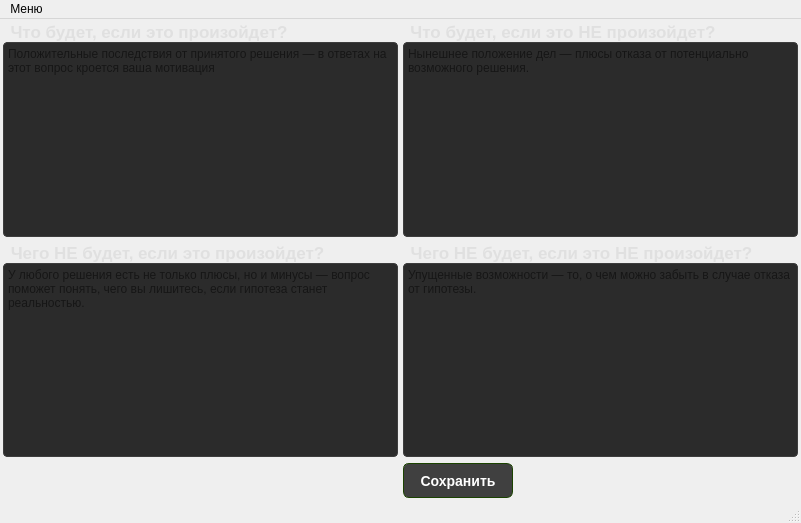
<?xml version="1.0" encoding="UTF-8"?>
<ui version="4.0">
 <class>DS</class>
 <widget class="QMainWindow" name="DS">
  <property name="geometry">
   <rect>
    <x>0</x>
    <y>0</y>
    <width>801</width>
    <height>523</height>
   </rect>
  </property>
  <property name="windowTitle">
   <string>Квадрат Декарта</string>
  </property>
  <property name="accessibleName">
   <string/>
  </property>
  <property name="styleSheet">
   <string notr="true">/* Этот блок автоматически покрасит ВСЕ четыре квадрата */
QGroupBox {
    border: none;
    margin-top: 20px;
    font-weight: bold;
    color: #e0e0e0;
}

QGroupBox::title {
    subcontrol-origin: margin;
    left: 0px;
    padding: 0 5px;
}

/* Дополнительно: уберем рамку у полей ввода внутри, чтобы было совсем чисто */
QPlainTextEdit {
    border: 1px solid #3d3d3d; /* Тонкая рамка или none, если хочешь совсем плоско */
    background-color: #2b2b2b;
    border-radius: 4px;
}</string>
  </property>
  <widget class="QWidget" name="centralwidget">
   <layout class="QGridLayout" name="gridLayout">
    <property name="leftMargin">
     <number>3</number>
    </property>
    <property name="topMargin">
     <number>3</number>
    </property>
    <property name="rightMargin">
     <number>3</number>
    </property>
    <property name="bottomMargin">
     <number>3</number>
    </property>
    <property name="horizontalSpacing">
     <number>5</number>
    </property>
    <item row="0" column="0">
     <widget class="QGroupBox" name="box_1">
      <property name="enabled">
       <bool>true</bool>
      </property>
      <property name="font">
       <font>
        <pointsize>13</pointsize>
        <bold>true</bold>
       </font>
      </property>
      <property name="title">
       <string>Что будет, если это произойдет?</string>
      </property>
      <layout class="QVBoxLayout" name="verticalLayout">
       <property name="leftMargin">
        <number>0</number>
       </property>
       <property name="topMargin">
        <number>0</number>
       </property>
       <property name="rightMargin">
        <number>0</number>
       </property>
       <property name="bottomMargin">
        <number>0</number>
       </property>
       <item>
        <widget class="QPlainTextEdit" name="input_pp">
         <property name="placeholderText">
          <string>Положительные последствия от принятого решения — в ответах на этот вопрос кроется ваша мотивация</string>
         </property>
        </widget>
       </item>
      </layout>
     </widget>
    </item>
    <item row="1" column="0">
     <widget class="QGroupBox" name="box_3">
      <property name="font">
       <font>
        <pointsize>13</pointsize>
        <bold>true</bold>
       </font>
      </property>
      <property name="title">
       <string>Чего НЕ будет, если это произойдет?</string>
      </property>
      <layout class="QVBoxLayout" name="verticalLayout_3">
       <property name="leftMargin">
        <number>0</number>
       </property>
       <property name="topMargin">
        <number>0</number>
       </property>
       <property name="rightMargin">
        <number>0</number>
       </property>
       <property name="bottomMargin">
        <number>0</number>
       </property>
       <item>
        <widget class="QPlainTextEdit" name="input_mp">
         <property name="placeholderText">
          <string>У любого решения есть не только плюсы, но и минусы — вопрос поможет понять, чего вы лишитесь, если гипотеза станет реальностью.</string>
         </property>
        </widget>
       </item>
      </layout>
     </widget>
    </item>
    <item row="1" column="1">
     <widget class="QGroupBox" name="box_4">
      <property name="font">
       <font>
        <pointsize>13</pointsize>
        <bold>true</bold>
       </font>
      </property>
      <property name="title">
       <string>Чего НЕ будет, если это НЕ произойдет?</string>
      </property>
      <layout class="QVBoxLayout" name="verticalLayout_4">
       <property name="leftMargin">
        <number>0</number>
       </property>
       <property name="topMargin">
        <number>0</number>
       </property>
       <property name="rightMargin">
        <number>0</number>
       </property>
       <property name="bottomMargin">
        <number>0</number>
       </property>
       <item>
        <widget class="QPlainTextEdit" name="input_mm">
         <property name="placeholderText">
          <string>Упущенные возможности — то, о чем можно забыть в случае отказа от гипотезы.</string>
         </property>
        </widget>
       </item>
      </layout>
     </widget>
    </item>
    <item row="0" column="1">
     <widget class="QGroupBox" name="box_2">
      <property name="font">
       <font>
        <pointsize>13</pointsize>
        <bold>true</bold>
       </font>
      </property>
      <property name="title">
       <string>Что будет, если это НЕ произойдет?</string>
      </property>
      <layout class="QVBoxLayout" name="verticalLayout_2">
       <property name="leftMargin">
        <number>0</number>
       </property>
       <property name="topMargin">
        <number>0</number>
       </property>
       <property name="rightMargin">
        <number>0</number>
       </property>
       <property name="bottomMargin">
        <number>0</number>
       </property>
       <item>
        <widget class="QPlainTextEdit" name="input_pm">
         <property name="placeholderText">
          <string>Нынешнее положение дел — плюсы отказа от потенциально возможного решения.</string>
         </property>
        </widget>
       </item>
      </layout>
     </widget>
    </item>
    <item row="2" column="1">
     <widget class="QPushButton" name="btn_save">
      <property name="minimumSize">
       <size>
        <width>110</width>
        <height>35</height>
       </size>
      </property>
      <property name="maximumSize">
       <size>
        <width>110</width>
        <height>35</height>
       </size>
      </property>
      <property name="font">
       <font>
        <pointsize>-1</pointsize>
        <bold>true</bold>
       </font>
      </property>
      <property name="styleSheet">
       <string notr="true">/* 1. Обычное состояние (Спокойное) */
QPushButton {
    background-color: #404040;  /* серый цвет (как в iOS) */
    color: white;               /* Белый текст */
    border-radius: 6px;         /* Скругление углов */
    font-size: 14px;            /* Размер шрифта */
    font-weight: bold;          /* Жирный текст */
    border: 1px solid #1b4300;  /* Граница того же цвета */
    padding: 8px 16px;          /* Отступы внутри кнопки */
}

/* 2. Наведение мыши (Светлее) */
QPushButton:hover {
    background-color: #4a4a4a;  /* темный оранж */
    border: 1px solid #1b4300;
}

/* 3. Нажатие (Темнее) */
QPushButton:pressed {
    background-color: #364031;  /* Тяркий оранж */
    border: 1px solid #495843;
}</string>
      </property>
      <property name="text">
       <string>Сохранить</string>
      </property>
     </widget>
    </item>
   </layout>
  </widget>
  <widget class="QMenuBar" name="menubar">
   <property name="geometry">
    <rect>
     <x>0</x>
     <y>0</y>
     <width>801</width>
     <height>30</height>
    </rect>
   </property>
   <widget class="QMenu" name="menu_root">
    <property name="title">
     <string>Меню</string>
    </property>
    <addaction name="action_open"/>
    <addaction name="separator"/>
    <addaction name="action_how_it_works"/>
   </widget>
   <addaction name="menu_root"/>
  </widget>
  <widget class="QStatusBar" name="statusbar"/>
  <action name="action_how_it_works">
   <property name="text">
    <string>Как это работает?</string>
   </property>
  </action>
  <action name="action_open">
   <property name="text">
    <string>Открыть</string>
   </property>
  </action>
 </widget>
 <resources/>
 <connections/>
</ui>
